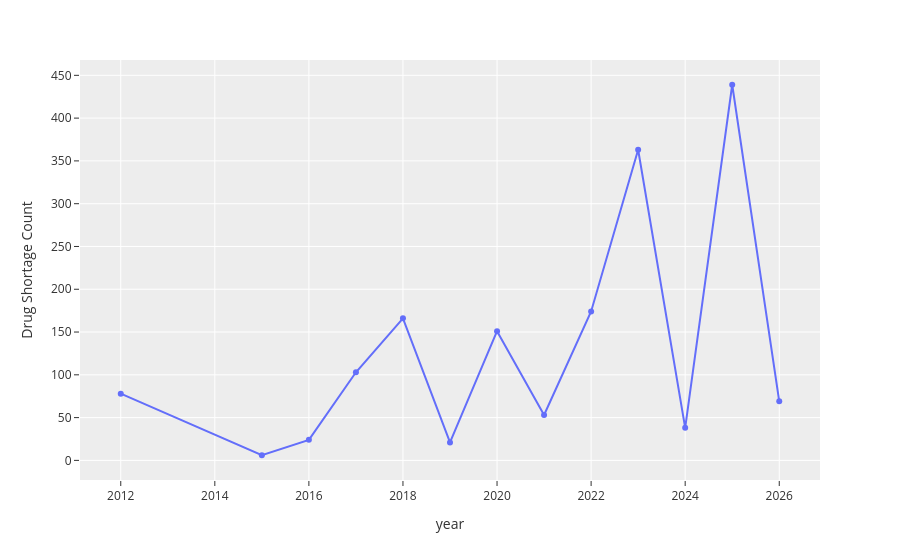

The cell this chart's notebook holds for it:
### Markdown cell above
#### 4.4.1 Helper Functions

Helper functions will take filtered dataframe for each dedicated plot type and returns a Plotly figure. The filtered data will be passed by callbacks, which will incorporate interactive controls to filter the original dataframe and pass the filtered data to these helper functions which in turn will return plotly figures

### Code cell
# Helper Function 1: Temporal Trend
def make_plot_temporal_trends(df_filtered):
    '''
    Plots temporal trends of shortage over years.
    Input - Filtered dataframe
    Output - Plotly figure
    '''
    yearly = df_filtered.groupby('year').size().reset_index(name='count')
    fig = px.line(yearly, x='year', y='count', markers=True)
    # Update y label:
    fig.update_layout(yaxis_title='Drug Shortage Count')
    # Updating the theme
    fig.update_layout(template='ggplot2')
    return fig

# Executing the function with full dataframe:
make_plot_temporal_trends(df)

### Figure 1 — Plotly figure (JSON) as saved in the notebook; plotly's stock layout.template omitted (floating-point values rounded to 4 significant figures)
{"data": [{"hovertemplate": "year=%{x}<br>count=%{y}<extra></extra>", "legendgroup": "", "line": {"color": "#636efa", "dash": "solid"}, "marker": {"symbol": "circle"}, "mode": "lines+markers", "name": "", "orientation": "v", "showlegend": false, "type": "scatter", "x": [2012, 2015, 2016, 2017, 2018, 2019, 2020, 2021, 2022, 2023, 2024, 2025, 2026], "xaxis": "x", "y": [78, 6, 24, 103, 166, 21, 151, 53, 174, 363, 38, 439, 69], "yaxis": "y"}], "layout": {"legend": {"tracegroupgap": 0}, "margin": {"t": 60}, "xaxis": {"anchor": "y", "domain": [0, 1], "title": {"text": "year"}}, "yaxis": {"anchor": "x", "domain": [0, 1], "title": {"text": "Drug Shortage Count"}}}}
